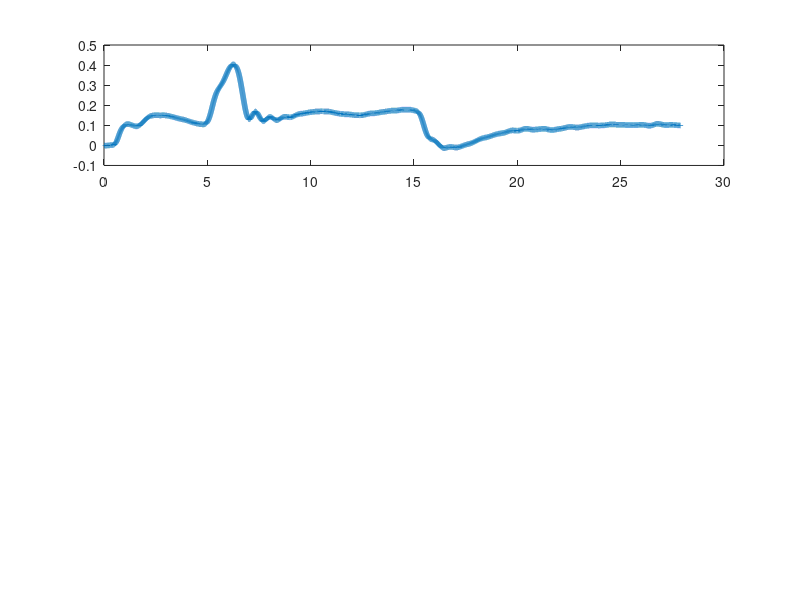

Here is the MATLAB script that generated this plot: (Note: this script raises an error after producing the figure.)
%% Plotting

%load_system('helikopter_task3')
%sim('helikopter_task3')

load('measured_pitch.mat')
load('measured_travel.mat')
load('measured_time.mat')
load('measured_elevation.mat')
figure(1)

subplot(311)
plot(measured_pitch(1,:),measured_pitch(2,:), 'LineWidth', 4)
hold on
plot(t,x3, '--', 'LineWidth', 4)
grid on
title(['Optimal trajectory of pitch $p*$ vs measured pitch p'], 'Interpreter', 'latex')
xlabel('t [s]'); ylabel('Angle [rad]')
legend({'$p$','$p*$'}, 'Interpreter', 'latex')

subplot(312)
plot(measured_travel(1,:),measured_travel(2,:), 'LineWidth', 4)
hold on
plot(t,x1, '--', 'LineWidth', 4)
grid on
title(['Optimal trajectory of travel $\lambda^*$ vs measured travel $\lambda$'], 'Interpreter', 'latex')
legend({'$\lambda$','$\lambda*$'}, 'Interpreter', 'latex')
xlabel('t [s]'); ylabel('Angle [rad]')

subplot(313)
plot(measured_elevation(1,:),measured_elevation(2,:), 'LineWidth', 4)
hold on
plot(t,x5,'--','LineWidth',4)
grid on
title(['Optimal trajectory of elevation $e*$ vs measured elevation e'], 'Interpreter', 'latex')
xlabel('t [s]'); ylabel('Angle [rad]')
legend({'$e$','$e*$'}, 'Interpreter', 'latex')